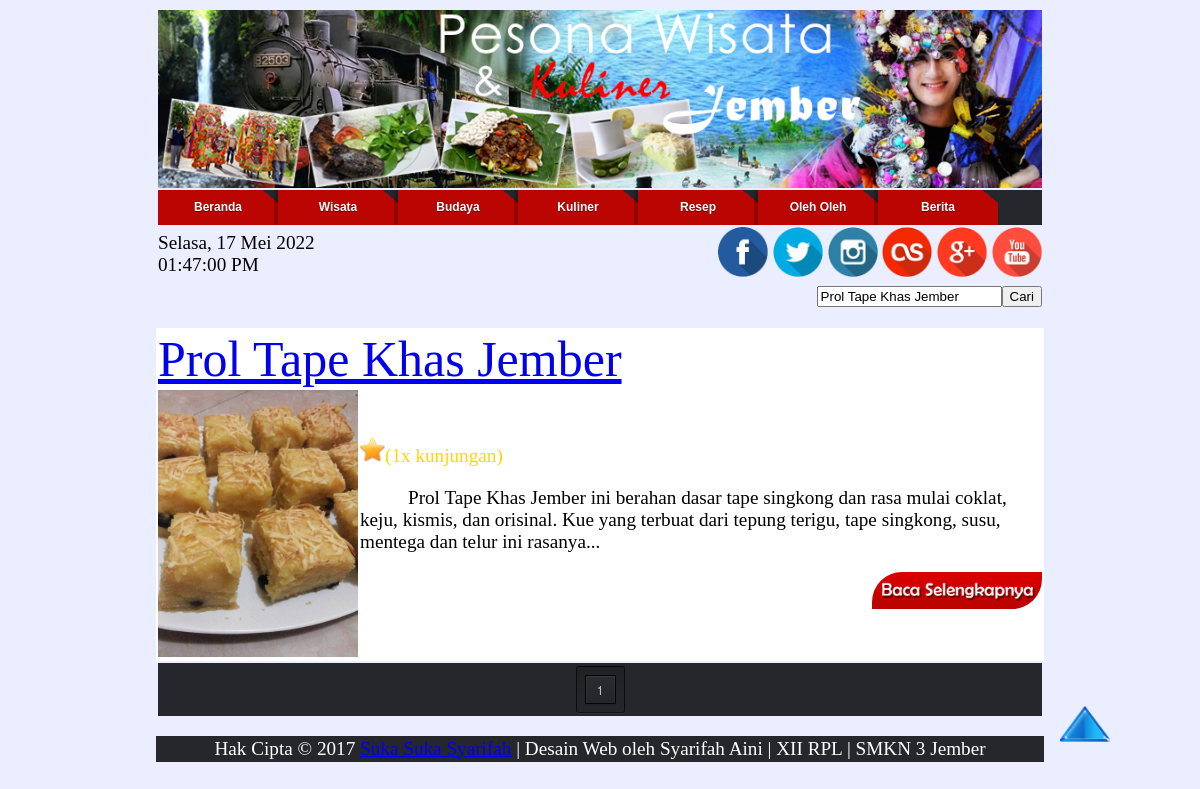
Screenshot of /pencarianoleholeh.php?cari_teks=Prol Tape Khas Jember with the database file from the repository.
### tables this page shows
CREATE TABLE IF NOT EXISTS `berita` (
  `id_berita` int(11) NOT NULL AUTO_INCREMENT,
  `judul` varchar(40) NOT NULL,
  `tgl_buat` date DEFAULT NULL,
  `tgl_update` date NOT NULL,
  `gambar` varchar(100) NOT NULL,
  `isi` text NOT NULL,
  `kategori` varchar(15) NOT NULL,
  `kunjungan` int(11) NOT NULL,
  PRIMARY KEY (`id_berita`)
);

### pencarianoleholeh.php (the view, shortened to what this page needs)
<html>
<body>
<?php
include "admin/menu.php";
?>
<center>
<table border="0">
	<tr><td colspan="2" align="right"><form method="get" action="pencarianoleholeh.php"><input type="text" name="cari_teks" value="<?php echo $_GET[cari_teks];?>"><input type="submit" name="cari" value="Cari" ></form></td></tr>
</table>
<table border="0" width="1000" bgcolor="white">
<?php
	if($_GET['cari_teks']<>''){
		$cari_teks= $_GET['cari_teks'];
		$per_page = 5;
		$page_query = mysql_query("SELECT COUNT(*) FROM berita where ((judul like '%$cari_teks%') or (isi like '%$cari_teks%')) and kategori='oleholeh'");
		$pages = ceil(mysql_result($page_query, 0) / $per_page);
		$page = (isset($_GET['page'])) ? (int)$_GET['page'] : 1;
		$start = ($page - 1) * $per_page;
		$query="select id_berita,judul,tgl_buat,tgl_update,gambar,isi,kategori,kunjungan from berita where ((judul like '%$cari_teks%') or (isi like '%$cari_teks%')) and kategori='oleholeh' order by kunjungan DESC limit $start, $per_page";
		$sql=mysql_query($query);
		while($hasil=mysql_fetch_array($sql)){
			$id=$hasil['id_berita'];
			$judul=$hasil['judul'];
			$gambar=$hasil['gambar'];
			$isi=$hasil['isi'];
			$kunjungan=$hasil['kunjungan'];
			echo'<tr><td colspan="2"><div class="teks"><a href="isiberita.php?id='.$id.'" id="warna-tulisan">'.$judul.'</a></div></td></tr>
			<tr><td width="200"><center><img src="images/'.$gambar.'" title="'.$gambar.'" alt="'.$gambar.'"></td><td>';
			include "kunjungan.php";
			echo substr($isi,0,250).'...<p align="right"><a href="isiberita.php?id='.$id.'"><img src="images/Baca Selengkapnya.jpg" class="mode7" height="25%" width="25%" alt="Baca Selengkapnya"></a></p></td></tr>';
		}
		echo'<tr><td colspan="2"></td></tr></table>';
	}else{
		echo '<script>window.location="index.php"</script>';
	}
?>
<table border="0"><tr><td>
<section class="container">
    <nav class="pagination">
<?php
		if($pages >= 1 && $page <= $pages){
			for($x=1; $x<=$pages; $x++){
				echo ($x == $page) ? '<a href="?cari_teks='.$cari_teks.'&page='.$x.'"><span>'.$x.'</span></a></b> ' : '<a href="?cari_teks='.$cari_teks.'&page='.$x.'">'.$x.'</a> ';
			}
		}
?>
    </nav>
    </section>
</td></tr>
</table>
    <?php
	include 'admin/footer.php';
	?>
</body>
</html>

### kunjungan.php
<?php
if($kunjungan==1){
			echo '<img src="images/Logo Bintang.png" height="25" width="25" alt="Logo Bintang">';
		}else if($kunjungan==2){
			echo '<img src="images/Logo Bintang.png" height="25" width="25" alt="Logo Bintang">
			<img src="images/Logo Bintang.png" height="25" width="25" alt="Logo Bintang">';
		}else if($kunjungan==3){
			echo '<img src="images/Logo Bintang.png" height="25" width="25" alt="Logo Bintang">
			<img src="images/Logo Bintang.png" height="25" width="25" alt="Logo Bintang">
			<img src="images/Logo Bintang.png" height="25" width="25" alt="Logo Bintang">';
		}else if($kunjungan==4){
			echo '<img src="images/Logo Bintang.png" height="25" width="25" alt="Logo Bintang">
			<img src="images/Logo Bintang.png" height="25" width="25" alt="Logo Bintang">
			<img src="images/Logo Bintang.png" height="25" width="25" alt="Logo Bintang">
			<img src="images/Logo Bintang.png" height="25" width="25" alt="Logo Bintang">';
		}else if($kunjungan>=5){
			echo '<img src="images/Logo Bintang.png" height="25" width="25" alt="Logo Bintang">
			<img src="images/Logo Bintang.png" height="25" width="25" alt="Logo Bintang">
			<img src="images/Logo Bintang.png" height="25" width="25" alt="Logo Bintang">
			<img src="images/Logo Bintang.png" height="25" width="25" alt="Logo Bintang">
			<img src="images/Logo Bintang.png" height="25" width="25" alt="Logo Bintang">';
		}
echo '<font color="gold">('.$kunjungan.'x kunjungan)</font>';
?>

### admin/menu.php (style rules this page uses)
body { font-family:Calibri; background-color:#ebeeff; }
.container { margin: 0px auto; width: auto; text-align: center; background-color:#26272c; }
.container .pagination { margin: 3px 0; }
.pagination { padding: 8px; background-clip: padding-box; border: 1px solid; border-color: #070809 #0d0e0f #131517; border-color: rgba(0, 0, 0, 0.8) rgba(0, 0, 0, 0.65) rgba(0, 0, 0, 0.5); border-radius: 3px; display: inline-block; vertical-align: baseline; zoom: 1; *display: inline; *vertical-align: auto; background-image: -webkit-linear-gradient(top, rgba(0, 0, 0, 0.12), rgba(0, 0, 0, 0)); background-image: -moz-linear-gradient(top, rgba(0, 0, 0, 0.12), rgba(0, 0, 0, 0)); background-image: -o-linear-gradient(top, rgba(0, 0, 0, 0.12), rgba(0, 0, 0, 0)); background-image: linear-gradient(to bottom, rgba(0, 0, 0, 0.12), rgba(0, 0, 0, 0)); -webkit-box-shadow: 0 1px rgba(255, 255, 255, 0.05); box-shadow: 0 1px rgba(255, 255, 255, 0.05); }
.pagination > a, .pagination > span { float: left; margin-left: 5px; padding: 0 6px; min-width: 17px; line-height: 27px; font-family: 'Helvetica Neue', Helvetica, Arial, sans-serif; font-size: 12px; font-weight: 500; color: #d4d4d4; text-align: center; text-decoration: none; border: 1px solid black; border-radius: 0px; }
.pagination :first-child { margin-left: 0; }
.pagination > a { text-decoration: none; text-shadow: 0 1px black; background-clip: padding-box; border-color: rgba(0, 0, 0, 0.9); background-image: -webkit-linear-gradient(top, rgba(255, 255, 255, 0.04), rgba(255, 255, 255, 0)); background-image: -moz-linear-gradient(top, rgba(255, 255, 255, 0.04), rgba(255, 255, 255, 0)); background-image: -o-linear-gradient(top, rgba(255, 255, 255, 0.04), rgba(255, 255, 255, 0)); background-image: linear-gradient(to bottom, rgba(255, 255, 255, 0.04), rgba(255, 255, 255, 0)); -webkit-box-shadow: inset 0 0 0 1px rgba(255, 255, 255, 0.04), inset 0 1px rgba(255, 255, 255, 0.04), inset 0 -1px rgba(0, 0, 0, 0.15), 0 1px 1px rgba(0, 0, 0, 0.1); box-shadow: inset 0 0 0 1px rgba(255, 255, 255, 0.04), inset 0 1px rgba(255, 255, 255, 0.04), inset 0 -1px rgba(0, 0, 0, 0.15), 0 1px 1px rgba(0, 0, 0, 0.1); -webkit-transition: 0.1s ease-out; -moz-transition: 0.1s ease-out; -o-transition: 0.1s ease-out; transition: 0.1s ease-out; }
#warna-tulisan { animation: 5s infinite gantiwarna linear; -webkit-animation: 5s infinite gantiwarna linear }
.mode7 { border-radius: 30px 0 30px 0; -moz-border-radius: 30px 0 30px 0; -webkit-border-radius: 30px 0 30px 0; -o-border-radius: 30px 0 30px 0; transition: all 0.5s; -moz-transition: all 0.5s; -webkit-transition: all 0.5s; -o-transition: all 0.5s; }
img { max-width:100% }
table { width: 75%; }
table tr { padding: .35em; }
table th, table td { padding: 0em; font-size:1.2em; }
table td img { text-align: center; }
.teks { font-family:Gabriola; font-size:50px; color:red; }

### rows the page displays
berita: judul "Prol Tape Khas Jember", gambar (picture), kunjungan "1", isi "Prol Tape Khas Jember ini berahan dasar tape singkong dan rasa mulai coklat, keju, kismis, dan orisinal. Kue yang terbuat dari tepung terigu, tape singkong, susu, mentega dan telur ini rasanya"
